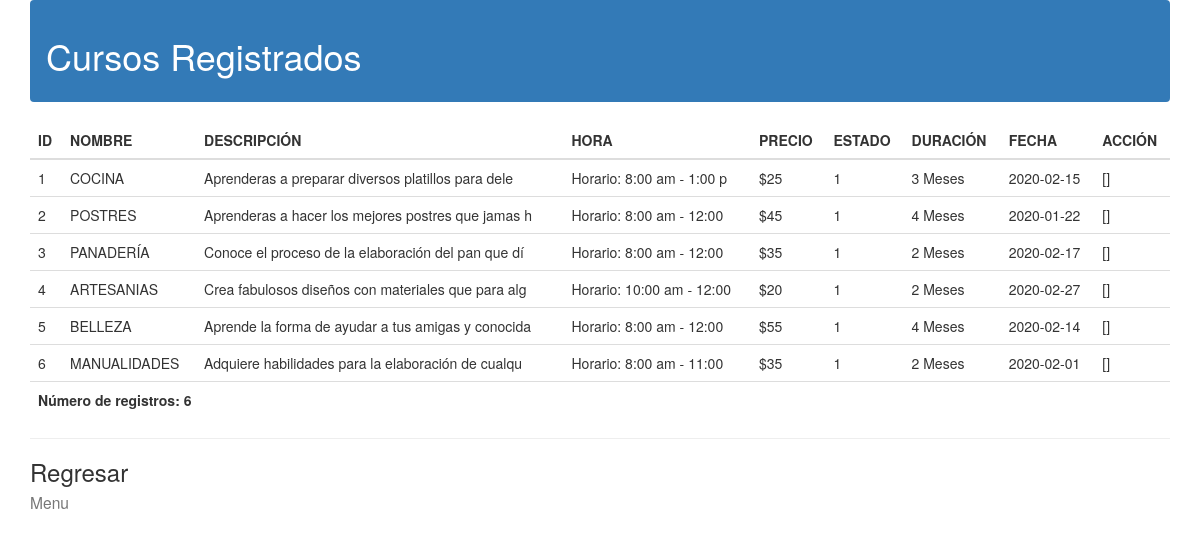
The app's page /Admin/CRUD_admin/Cursos/mostrar_cursos.php (signed in), older data.
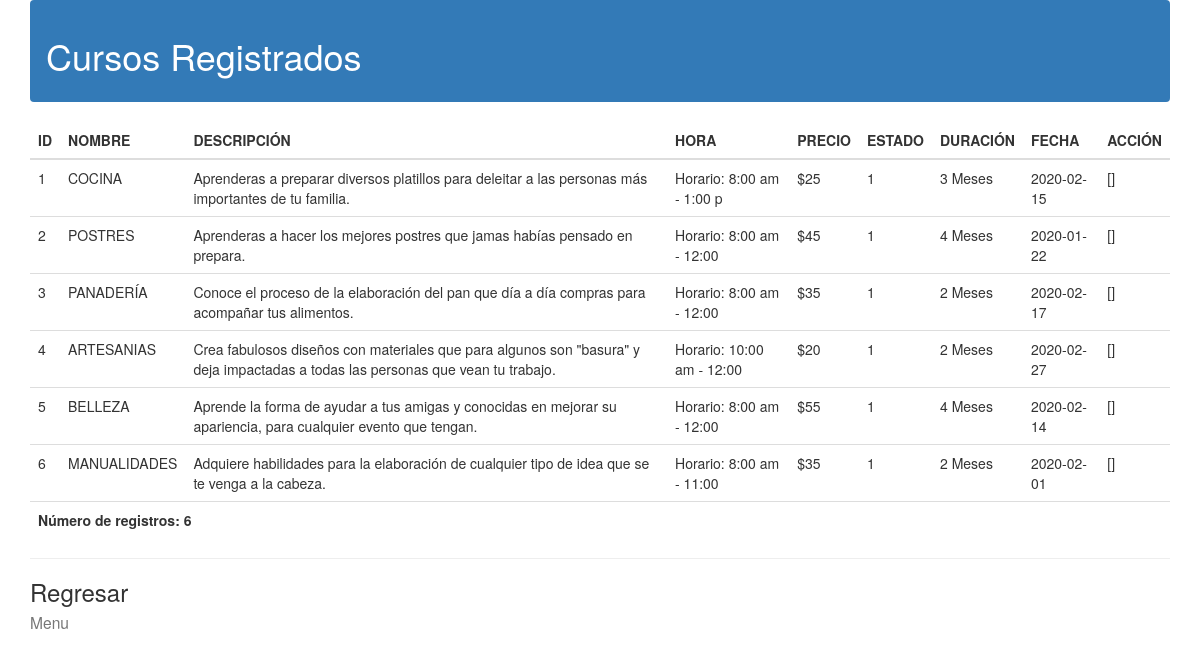
The same page, newer data.
### tables this page shows
CREATE TABLE IF NOT EXISTS `Cursos` (
  `Id_Curso` int(5) NOT NULL,
  `Nombre` varchar(70) NOT NULL,
  `Descripcion` varchar(1500) NOT NULL,
  `Horario` varchar(25) NOT NULL,
  `Precio` varchar(15) NOT NULL,
  `Estado` char(5) NOT NULL,
  `Duracion` varchar(20) NOT NULL,
  `Fecha` date NOT NULL,
  PRIMARY KEY (`Id_Curso`)
);

### Admin/CRUD_admin/Cursos/mostrar_cursos.php (the view, shortened to what this page needs)
<!DOCTYPE html>
	<html lang="es">
		<head>
			<link href = "//maxcdn.bootstrapcdn.com/bootstrap/3.3.0/css/bootstrap.min.css" rel = "stylesheet" id ="bootstrap-css" >
		</head>
		<header>
			<nav class = "navbar navbar-dark bg-primary" >
			<span class = "navbar-text" >
			<h1> Cursos Registrados </h1>
			</span>
			</nav>
		</header>
		<body class="container">
			<?php
					@$db = new mysqli('localhost','root','','sirama', '3308');
				$db->set_charset( "utf8" );
				$consulta = " SELECT * FROM cursos ORDER BY Id_Curso";
				$resultc = $db->query($consulta);
				$num_results = $resultc->num_rows;
				echo "<table class='table'>
				<colgroup>
				<col class=\"idcur\">
				</colgroup>
				<colgroup>
				<col class=\"name\">
				</colgroup>
				<colgroup>
				<col class=\"descri\">
				</colgroup>
				<colgroup>
				<col class=\"hora\">
				</colgroup>
				<colgroup>
				<col class=\"precio\">
				</colgroup>
				<colgroup>
				<col class=\"esta\">
				</colgroup>
				<colgroup>
				<col class=\"dura\">
				</colgroup>
				<colgroup>
				<col class=\"fecha\">
				</colgroup>
				<colgroup>
				<col class=\"action\">
				</colgroup>
				<thead>
				<tr id=\"theader\">
				<th>ID</th>
				<th>NOMBRE</th>
				<th>DESCRIPCIÓN</th>
				<th>HORA</th>
				<th>PRECIO</th>
				<th>ESTADO</th>
				<th>DURACIÓN</th>
				<th>FECHA</th>
				<th>ACCIÓN</th>
				</tr>
				</thead>
				<tbody>";
				while ($row = $resultc->fetch_assoc()) {
				echo "<tr class=\"normal\"onmouseover=\"this.className='selected'\" onmouseout=\"this.className='normal'\">";
				echo "<td scope='col'>";
				echo "" . $row[ 'Id_Curso' ] . "";
				echo "</td><td scope='col'>";
				echo "" . stripslashes($row[ 'Nombre' ]) . "";
				echo "</td><td scope='col'>";
				echo "" . stripslashes($row[ 'Descripcion' ]) . "";
				echo "</td><td scope='col'>";
				echo "" . stripslashes($row[ 'Horario' ]) . "";
				echo "</td><td scope='col'>";
				echo "" . stripslashes($row[ 'Precio' ]) . "";
				echo "</td><td scope='col'>";
				echo "" . stripslashes($row[ 'Estado' ]) . "";
				echo "</td><td scope='col'>\n";
				echo "" . stripslashes($row[ 'Duracion' ]) . "";
				echo "</td><td scope='col'>";
				echo "" . $row[ 'Fecha' ];
				echo "</td><td scope='col'>";
				echo "[<a href=\"" . $_GET[ 'opc' ] . ".php?id=" .
				$row[ 'Id_Curso' ] . "\">";
				echo "</a>]";
				echo "</td></tr>";
				}
				echo "</tbody>";
				echo "<tfoot>";
				echo "<tr id=\"tfooter\">";
				echo "<th colspan=\"9\">";
				echo "Número de registros: " . $num_results . "";
				echo "</th>";
				echo "</tr>";
				echo "</tfoot>";
				echo "</table>";
				?>
				<hr class = "d-lg-none divider" >
				<a href = "Opciones_Cursos.php" class = "d-block h3
				font-weight-normal" > Regresar <br>
				<small class = "d-block text-muted
				text-small" > Menu </small>
				</a>
		</body>
	</html>

Row changes from the older to the newer data that the page shows:
changed cursos "COCINA": Descripcion "Aprenderas a preparar diversos platillos para dele" → "Aprenderas a preparar diversos platillos para deleitar a las personas más importantes de tu familia."
changed cursos "POSTRES": Descripcion "Aprenderas a hacer los mejores postres que jamas h" → "Aprenderas a hacer los mejores postres que jamas habías pensado en prepara."
changed cursos "PANADERÍA": Descripcion "Conoce el proceso de la elaboración del pan que dí" → "Conoce el proceso de la elaboración del pan que día a día compras para acompañar tus alimentos."
changed cursos "ARTESANIAS": Descripcion "Crea fabulosos diseños con materiales que para alg" → "Crea fabulosos diseños con materiales que para algunos son \"basura\" y deja impactadas a todas las personas que vean tu trabajo."
changed cursos "BELLEZA": Descripcion "Aprende la forma de ayudar a tus amigas y conocida" → "Aprende la forma de ayudar a tus amigas y conocidas en mejorar su apariencia, para cualquier evento que tengan."
changed cursos "MANUALIDADES": Descripcion "Adquiere habilidades para la elaboración de cualqu" → "Adquiere habilidades para la elaboración de cualquier tipo de idea que se te venga a la cabeza."
